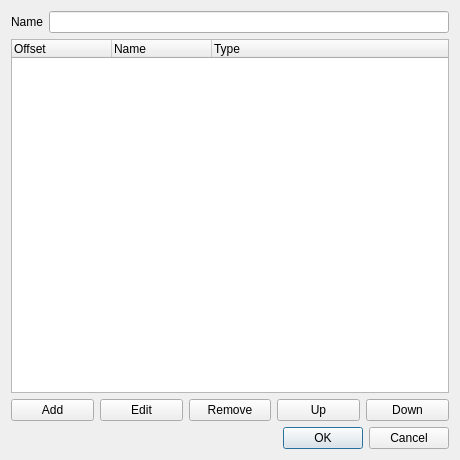
<?xml version="1.0" encoding="UTF-8"?>
<ui version="4.0">
 <class>Dialog</class>
 <widget class="QDialog" name="Dialog">
  <property name="geometry">
   <rect>
    <x>0</x>
    <y>0</y>
    <width>460</width>
    <height>460</height>
   </rect>
  </property>
  <property name="windowTitle">
   <string>Edit structure</string>
  </property>
  <layout class="QGridLayout" name="gridLayout">
   <item row="0" column="0">
    <widget class="QLabel" name="label_Name">
     <property name="text">
      <string>Name</string>
     </property>
    </widget>
   </item>
   <item row="0" column="1">
    <widget class="QLineEdit" name="lineEdit_Name"/>
   </item>
   <item row="1" column="0" colspan="2">
    <widget class="QTreeWidget" name="treeWidget_Members">
     <property name="rootIsDecorated">
      <bool>false</bool>
     </property>
     <column>
      <property name="text">
       <string>Offset</string>
      </property>
     </column>
     <column>
      <property name="text">
       <string>Name</string>
      </property>
     </column>
     <column>
      <property name="text">
       <string>Type</string>
      </property>
     </column>
    </widget>
   </item>
   <item row="2" column="0" colspan="2">
    <layout class="QHBoxLayout" name="horizontalLayout">
     <item>
      <widget class="QPushButton" name="pushButton_Add">
       <property name="text">
        <string>Add</string>
       </property>
      </widget>
     </item>
     <item>
      <widget class="QPushButton" name="pushButton_Edit">
       <property name="text">
        <string>Edit</string>
       </property>
      </widget>
     </item>
     <item>
      <widget class="QPushButton" name="pushButton_Remove">
       <property name="text">
        <string>Remove</string>
       </property>
      </widget>
     </item>
     <item>
      <widget class="QPushButton" name="pushButton_Up">
       <property name="text">
        <string>Up</string>
       </property>
      </widget>
     </item>
     <item>
      <widget class="QPushButton" name="pushButton_Down">
       <property name="text">
        <string>Down</string>
       </property>
      </widget>
     </item>
    </layout>
   </item>
   <item row="3" column="0" colspan="2">
    <widget class="QDialogButtonBox" name="buttonBox">
     <property name="orientation">
      <enum>Qt::Orientation::Horizontal</enum>
     </property>
     <property name="standardButtons">
      <set>QDialogButtonBox::StandardButton::Cancel|QDialogButtonBox::StandardButton::Ok</set>
     </property>
    </widget>
   </item>
  </layout>
 </widget>
 <resources/>
 <connections>
  <connection>
   <sender>buttonBox</sender>
   <signal>accepted()</signal>
   <receiver>Dialog</receiver>
   <slot>accept()</slot>
   <hints>
    <hint type="sourcelabel">
     <x>20</x>
     <y>20</y>
    </hint>
    <hint type="destinationlabel">
     <x>20</x>
     <y>20</y>
    </hint>
   </hints>
  </connection>
  <connection>
   <sender>buttonBox</sender>
   <signal>rejected()</signal>
   <receiver>Dialog</receiver>
   <slot>reject()</slot>
   <hints>
    <hint type="sourcelabel">
     <x>20</x>
     <y>20</y>
    </hint>
    <hint type="destinationlabel">
     <x>20</x>
     <y>20</y>
    </hint>
   </hints>
  </connection>
 </connections>
</ui>
